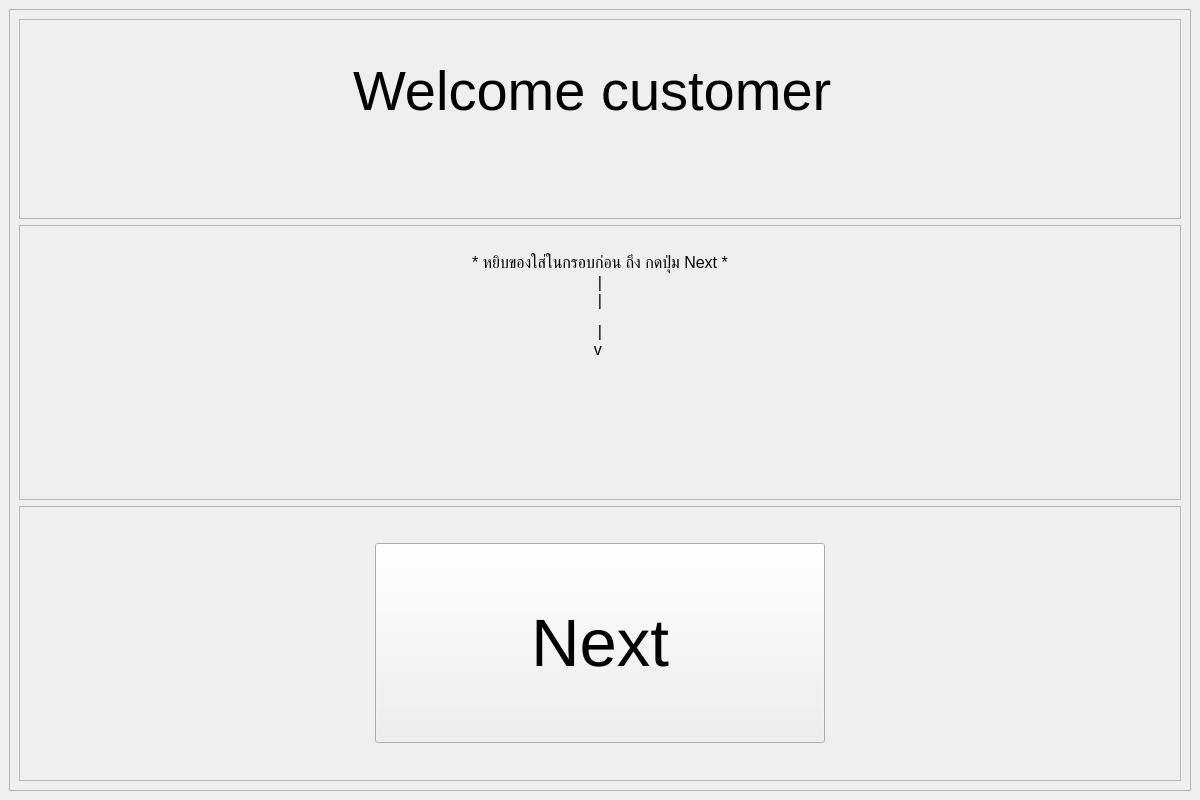
<?xml version="1.0" encoding="UTF-8"?>
<ui version="4.0">
 <class>WelcomeWindow</class>
 <widget class="QMainWindow" name="WelcomeWindow">
  <property name="geometry">
   <rect>
    <x>0</x>
    <y>0</y>
    <width>1200</width>
    <height>800</height>
   </rect>
  </property>
  <property name="windowTitle">
   <string>MainWindow</string>
  </property>
  <widget class="QWidget" name="centralwidget">
   <layout class="QHBoxLayout" name="horizontalLayout">
    <item>
     <widget class="QFrame" name="frame">
      <property name="frameShape">
       <enum>QFrame::StyledPanel</enum>
      </property>
      <property name="frameShadow">
       <enum>QFrame::Raised</enum>
      </property>
      <layout class="QVBoxLayout" name="verticalLayout">
       <item>
        <widget class="QFrame" name="frame_2">
         <property name="maximumSize">
          <size>
           <width>16777215</width>
           <height>200</height>
          </size>
         </property>
         <property name="frameShape">
          <enum>QFrame::StyledPanel</enum>
         </property>
         <property name="frameShadow">
          <enum>QFrame::Raised</enum>
         </property>
         <layout class="QHBoxLayout" name="horizontalLayout_2">
          <item>
           <widget class="QLabel" name="label">
            <property name="maximumSize">
             <size>
              <width>650</width>
              <height>120</height>
             </size>
            </property>
            <property name="font">
             <font>
              <pointsize>42</pointsize>
             </font>
            </property>
            <property name="text">
             <string>Welcome customer </string>
            </property>
            <property name="alignment">
             <set>Qt::AlignHCenter|Qt::AlignTop</set>
            </property>
           </widget>
          </item>
         </layout>
        </widget>
       </item>
       <item>
        <widget class="QFrame" name="frame_4">
         <property name="frameShape">
          <enum>QFrame::StyledPanel</enum>
         </property>
         <property name="frameShadow">
          <enum>QFrame::Raised</enum>
         </property>
         <layout class="QHBoxLayout" name="horizontalLayout_4">
          <item>
           <widget class="QLabel" name="label_2">
            <property name="text">
             <string>&lt;html&gt;&lt;head/&gt;&lt;body&gt;&lt;p align=&quot;center&quot;&gt;&lt;span style=&quot; font-size:12pt;&quot;&gt;&lt;br/&gt;* หยิบของใส่ในกรอบก่อน ถึง กดปุ่ม Next *&lt;br/&gt;|&lt;br/&gt;|&lt;/span&gt;&lt;/p&gt;&lt;p align=&quot;center&quot;&gt;&lt;span style=&quot; font-size:12pt;&quot;&gt;|&lt;br/&gt;v &lt;/span&gt;&lt;/p&gt;&lt;/body&gt;&lt;/html&gt;</string>
            </property>
            <property name="alignment">
             <set>Qt::AlignHCenter|Qt::AlignTop</set>
            </property>
           </widget>
          </item>
         </layout>
        </widget>
       </item>
       <item>
        <widget class="QFrame" name="frame_3">
         <property name="frameShape">
          <enum>QFrame::StyledPanel</enum>
         </property>
         <property name="frameShadow">
          <enum>QFrame::Raised</enum>
         </property>
         <layout class="QHBoxLayout" name="horizontalLayout_3">
          <item>
           <widget class="QPushButton" name="pushButton">
            <property name="maximumSize">
             <size>
              <width>450</width>
              <height>200</height>
             </size>
            </property>
            <property name="font">
             <font>
              <pointsize>50</pointsize>
             </font>
            </property>
            <property name="text">
             <string>Next</string>
            </property>
           </widget>
          </item>
         </layout>
        </widget>
       </item>
      </layout>
     </widget>
    </item>
   </layout>
  </widget>
 </widget>
 <resources/>
 <connections/>
</ui>
